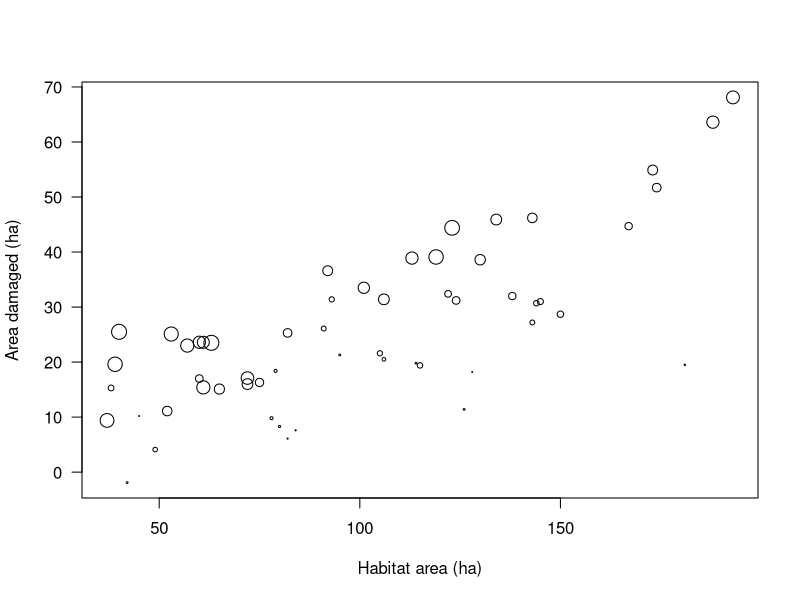
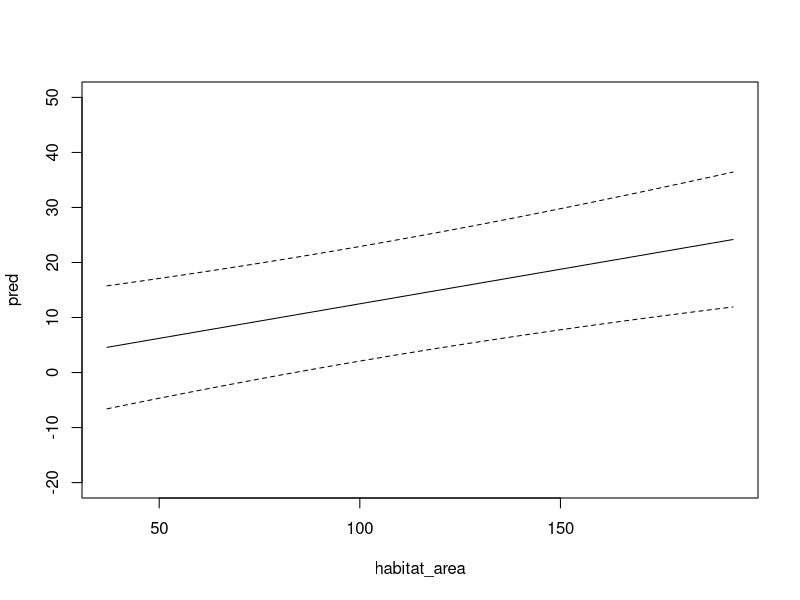
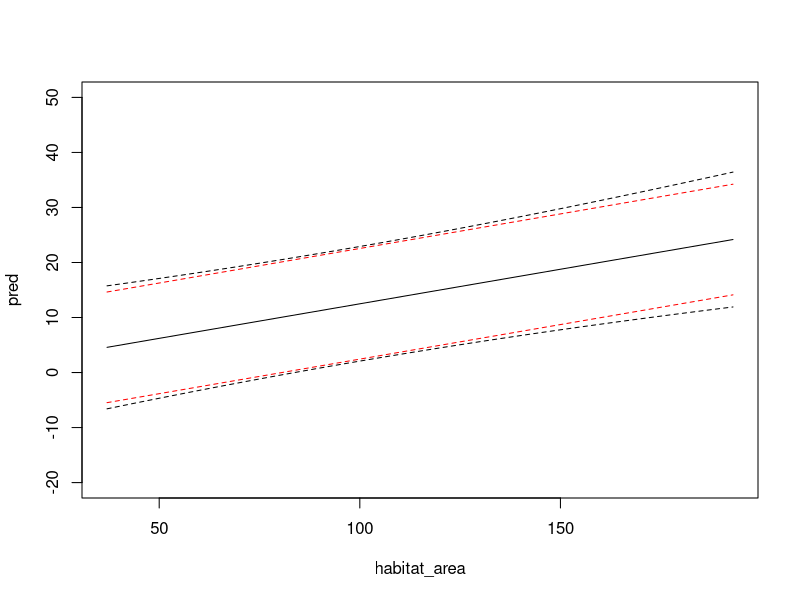
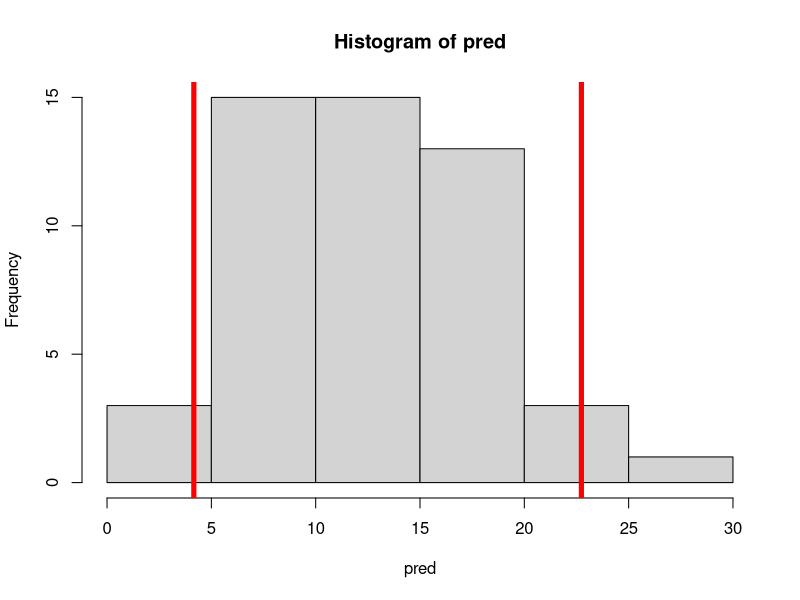
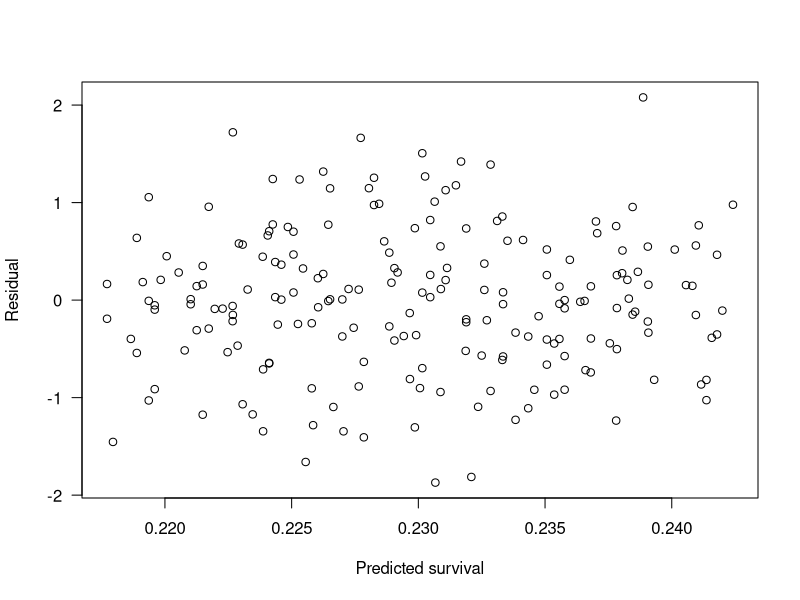
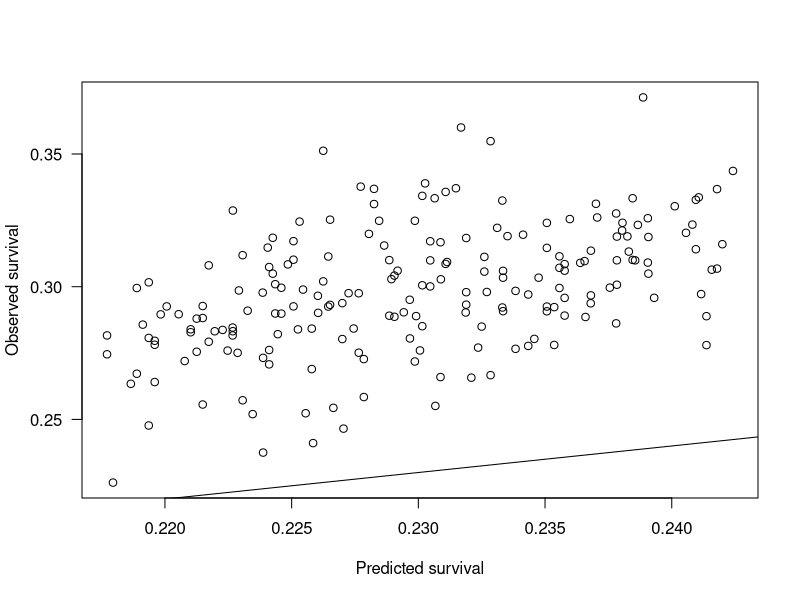
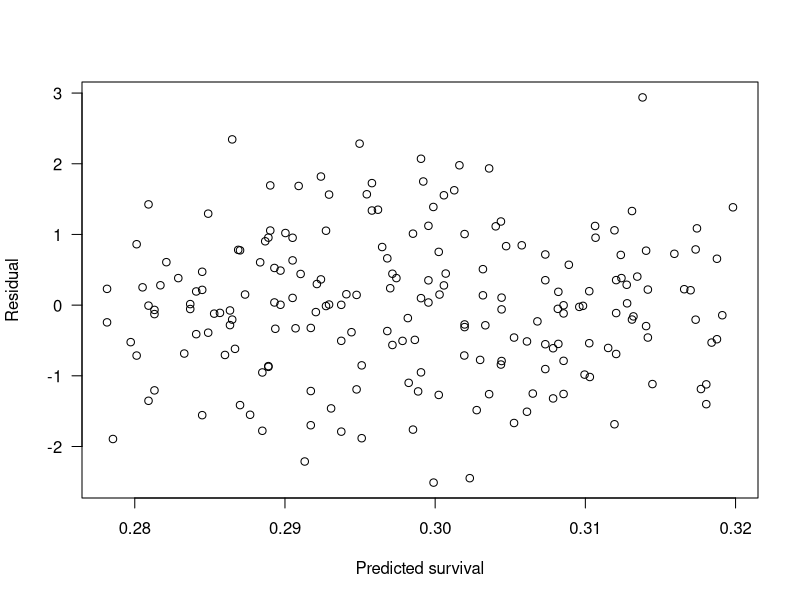
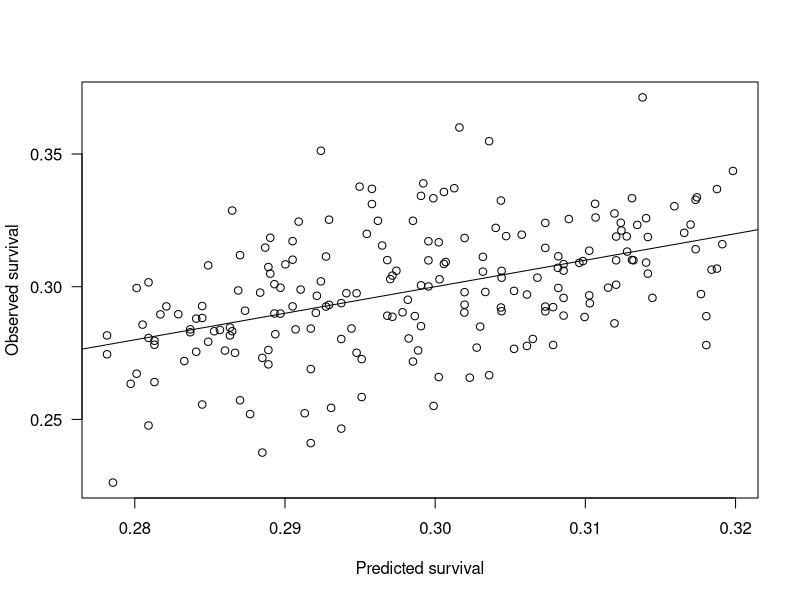

Generate these figures, in order, with R: (Note: this script raises an error after producing the figures.)
## ----unnamed-chunk-1---- ##
myfunction<- function()
    {
    out<- 2+6
    return(out)
    }
 
 
 
## ----unnamed-chunk-2---- ##
myfunction()
 
 
 
## ----unnamed-chunk-3---- ##
myfunction100<- function()
    {
    out<- 1:100
    return(out)
    }
 
 
 
## ----unnamed-chunk-4---- ##
myfunction100()
 
 
 
## ----unnamed-chunk-5---- ##
myfunctionCustom<- function(x1,x2)
    {
    out<- x1:x2
    return(out)
    }
 
 
 
## ----unnamed-chunk-6---- ##
myfunctionCustom(x1=3,x2=55)
 
 
 
## ----unnamed-chunk-7---- ##
myfunctionCustom(3,55)
 
 
 
## ----unnamed-chunk-8---- ##
myfunctionCustom(55,3)
 
 
 
## ----unnamed-chunk-9---- ##
myfunctionCustom
 
 
 
## ----unnamed-chunk-10---- ##
myfunctionCustom(x2=55,x1=3)
 
 
 
## ----unnamed-chunk-11---- ##
myfunctionCustom<- function(x1=1,x2=100)
    {
    out<- x1:x2
    return(out)
    }
 
 
 
## ----unnamed-chunk-12---- ##
myfunctionCustom()
 
 
 
## ----unnamed-chunk-13---- ##
myfunctionCustom(x1=50)
 
 
 
## ----unnamed-chunk-14---- ##
myfunctionCustom(x2=66)
 
 
 
## ----unnamed-chunk-15---- ##
# THIS WILL READ IN THE CSV FILE FROM YOUR WORKING
# DIRECTORY 
damage_dat<- read.csv("damage-data.csv") 
head(damage_dat)
 
 
 
## ----unnamed-chunk-16---- ##
# scale group size
damage_dat$group_size_scl<- (damage_dat$group_size-0)/(max(damage_dat$group_size)-0)
 
 
 
## ----unnamed-chunk-17---- ##
plot(area_damaged~habitat_area, damage_dat,
    xlab="Habitat area (ha)",
    ylab="Area damaged (ha)",
    las=1,
    cex=damage_dat$group_size_scl*2)# double the scale
 
 
 
## ----unnamed-chunk-18---- ##
fit<- lm(area_damaged~habitat_area+group_size+habitat_area:group_size,
    data=damage_dat)
 
 
 
## ----unnamed-chunk-19---- ##
preddat<- expand.grid(
    habitat_area=c(min(damage_dat$habitat_area):max(damage_dat$habitat_area)),
    group_size= c(min(damage_dat$group_size):max(damage_dat$group_size)))
 
 
 
## ----unnamed-chunk-20---- ##
predicted<- predict(fit, preddat, 
    interval="prediction", 
    level=0.95)
 
 
 
## ----unnamed-chunk-21---- ##
class(predicted)
 
 
 
## ----unnamed-chunk-22---- ##
predicted<- as.data.frame(predicted)
 
 
 
## ----unnamed-chunk-23---- ##
preddat$pred<-predicted$fit
preddat$lci_exact<-predicted$lwr
preddat$uci_exact<-predicted$upr
 
 
 
## ----unnamed-chunk-24---- ##
plot(pred~habitat_area, preddat, 
    subset=group_size==3,type='l',ylim=c(-20,50))

# exact prediction intervals
points( lci_exact~habitat_area, preddat,
    subset=group_size==3,type='l',lty=2)
points( uci_exact~habitat_area, preddat, 
    subset=group_size==3,type='l',lty=2)
 
 
 
## ----unnamed-chunk-25---- ##
sigma<- summary(fit)$sigma
preddat$lci_approximate<- preddat$pred-2*sigma
preddat$uci_approximate<-preddat$pred+2*sigma
 
 
 
## ----unnamed-chunk-26---- ##
plot(pred~habitat_area, preddat, 
   subset=group_size==3,type='l',ylim=c(-20,50))

# exact prediction intervals
points( lci_exact~habitat_area, preddat, 
   subset=group_size==3,type='l',lty=2)
points( uci_exact~habitat_area, preddat, 
   subset=group_size==3,type='l',lty=2)     

# add approximate prediction intervals
points(lci_approximate~habitat_area, preddat, 
   subset=group_size==3,type='l',lty=2,col='red')
points(uci_approximate~habitat_area, preddat, 
   subset=group_size==3,type='l',lty=2,col='red')
 
 
 
## ----unnamed-chunk-27---- ##
vcov(fit) # var-cov matrix of betas
 
 
 
## ----unnamed-chunk-28---- ##
bootpredata<- data.frame(habitat_area=100, group_size=3)

bootSimFun <- function(preddata,obsdata) 
    {
    bootdat <- obsdata[sample(seq(nrow(obsdata)),# sample your data
        size=nrow(obsdata),# how many samples?
        replace=TRUE),] # sample with replacement
    # fit the model    
    bootfit <- lm(area_damaged~habitat_area+
            group_size+
            habitat_area:group_size,
            data=bootdat)
    # Make predictions
    bootpred <- predict(bootfit,newdata=preddata)
    sigma<- summary(bootfit)$sigma
    # Add uncertainty to prediction 
    out<- rnorm(length(bootpred),bootpred,sigma)
    return(out)
    }
 
 
 
## ----unnamed-chunk-29---- ##
bootSimFun(preddat=bootpredata, obsdata=damage_dat)
 
 
 
## ----unnamed-chunk-30---- ##
nsims<- 50
pred<- vector(length=nsims)
for(i in 1:nsims)
    {
    pred[i]<- bootSimFun(preddata=bootpredata, obsdata=damage_dat)
    }
 
 
 
## ----unnamed-chunk-31---- ##
hist(pred)
abline(v=quantile(pred,c(0.025,0.975)),col="red",lwd=5)
 
 
 
## ----unnamed-chunk-32---- ##
# the exact solution
preddat[preddat$group_size==3 & preddat$habitat_area==100,]
 
 
 
## ----unnamed-chunk-33---- ##
quantile(pred,c(0.025,0.975))
 
 
 
## ----unnamed-chunk-34---- ##
dat<- read.csv("transport-mortality-data.csv")
 
 
 
## ----unnamed-chunk-35---- ##
head(dat)
 
 
 
## ----unnamed-chunk-36---- ##
fit<-glm(cbind(n_survived,n_translocated)~temperature+truck+temperature:truck,
    data=dat, 
    family="binomial")
 
 
 
## ----unnamed-chunk-37---- ##
dat$pred<- fitted(fit) # get the fitted values
 
 
 
## ----unnamed-chunk-38---- ##
dat$p<- dat$n_survived/dat$n_translocated
 
 
 
## ----unnamed-chunk-39---- ##
dat$resids<- resid(fit)
 
 
 
## ----unnamed-chunk-40---- ##
plot(resids~pred,dat,
    xlab="Predicted survival",
    ylab="Residual",
    las=1)
 
 
 
## ----unnamed-chunk-41---- ##
plot(p~pred,data=dat,
    xlab="Predicted survival",
    ylab="Observed survival",
    las=1)
abline(0,1)
 
 
 
## ----unnamed-chunk-42---- ##
dat$n_mortalities<- dat$n_translocated-dat$n_survived
fit<-glm(cbind(n_survived,n_mortalities)~temperature+truck+temperature:truck,
    data=dat, family="binomial")
dat$pred<- fitted(fit)
dat$p<- dat$n_survived/dat$n_translocated
dat$resids<- resid(fit)
 
 
 
## ----unnamed-chunk-43---- ##
plot(resids~pred,dat,
    xlab="Predicted survival",
    ylab="Residual",
    las=1)
 
 
 
## ----unnamed-chunk-44---- ##
plot(p~pred,data=dat,
    xlab="Predicted survival",
    ylab="Observed survival",
    las=1)
abline(0,1)
 
 
 
## ----unnamed-chunk-45---- ##
pdat<- data.frame(temperature=10, 
    truck=levels(dat$truck))
 
 
 
## ----unnamed-chunk-46---- ##
plink<-predict(fit,pdat,type="link", interval="prediction")
presponse<-predict(fit,pdat,type="response", interval="prediction")
 
 
 
## ----unnamed-chunk-47---- ##
head(plink)
head(presponse)
 
 
 
## ----unnamed-chunk-48---- ##
betas<- coef(fit)
temp<- 10
tr1_est<- betas[1]+ betas[2]*temp + betas[3]*0 + betas[4]*0*temp
tr2_est<- betas[1]+ betas[2]*temp + betas[3]*1 + betas[4]*1*temp
 
 
 
## ----unnamed-chunk-49---- ##
tr1_est
tr2_est
 
 
 
## ----unnamed-chunk-50---- ##
tr1_S<- exp(tr1_est)/(1+exp(tr1_est))# expit function
tr2_S<- exp(tr2_est)/(1+exp(tr2_est))# expit function
tr1_S
tr2_S
 
 
 
## ----unnamed-chunk-51---- ##
try1<- log(tr1_S/(1-tr1_S))
tr1_est
try1 # should be close, within rounding error
 
 
 
## ----unnamed-chunk-52---- ##
try2<- log(tr2_S/(1-tr2_S))
tr2_est
try2 # should be close, within rounding error
 
 
 
## ----unnamed-chunk-53---- ##
translocate<- 100 # num. critters to translocate
 
 
 
## ----unnamed-chunk-54---- ##
outcomes<- rbinom(100000,translocate, tr1_S)
 
 
 
## ----unnamed-chunk-55---- ##
length(outcomes)
 
 
 
## ----unnamed-chunk-56---- ##
N_survive<-table(outcomes)
N_survive
 
 
 
## ----unnamed-chunk-57---- ##
hist(outcomes)
 
 
 
## ----unnamed-chunk-58---- ##
N_survive_p<-N_survive/sum(N_survive)
 
 
 
## ----unnamed-chunk-59---- ##
sum(N_survive_p)# check to see if it sums to 1
 
 
 
## ----unnamed-chunk-60---- ##
grt35<- length(outcomes[outcomes>35])
 
 
 
## ----unnamed-chunk-61---- ##
grt35/length(outcomes)
 
 
 
## ----unnamed-chunk-62---- ##
combos<- expand.grid(
    temperature=c(8,10,12,14),
    ntranslocate=c(100,250,500,1000),
    truck=c("truck 1","truck 2"))
 
 
 
## ----unnamed-chunk-63---- ##
combos$S<- predict(fit,combos,type="response")
head(combos)
 
 
 
## ----unnamed-chunk-64---- ##
nrow(combos)
 
 
 
